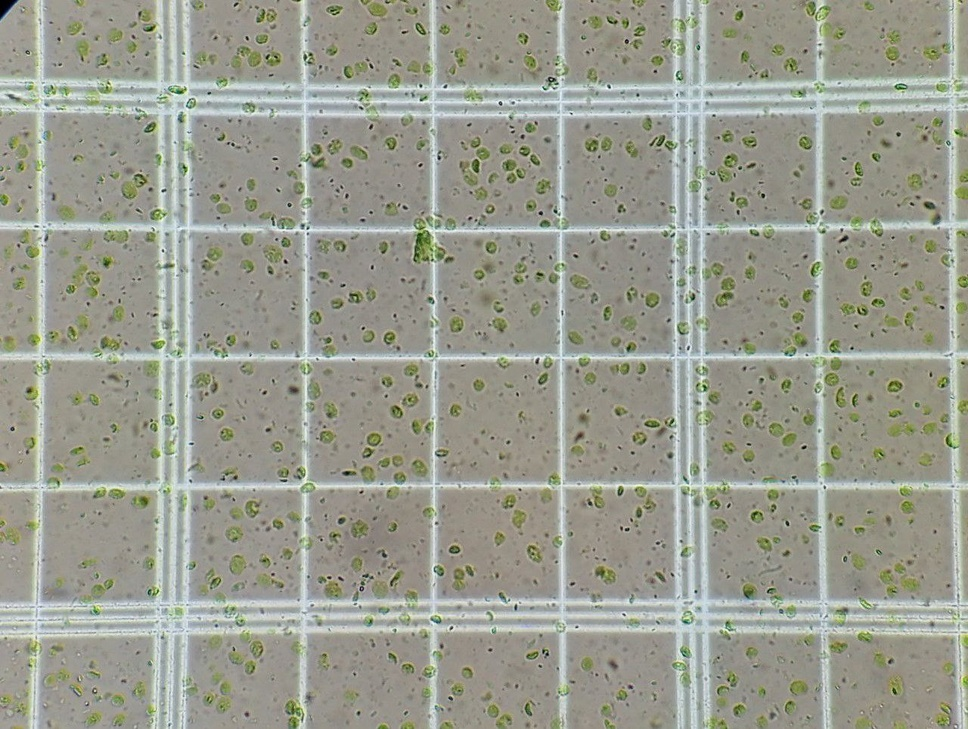
#> input picture test/1.jpg, 968 x 729 px, shrunk from 1280 x 963 before the run
$ python detect_cells.py test/1.jpg
#> lines starting #> are read from the running program, lines starting #| are printed output that depends on the picture; after the words box and inside, x2 and y2 are one past the last pixel; in counts of white or black regions, pixels touching at a corner belong together
import cv2
import numpy as np
import argparse
import os

def load_and_convert_image(image_path):
    image = cv2.imread(image_path)
    gray_image = cv2.cvtColor(image, cv2.COLOR_BGR2GRAY)
    return image, gray_image

def detect_edges(gray_image, threshold1=50, threshold2=150):
    edges = cv2.Canny(gray_image, threshold1, threshold2, apertureSize=3)
    return edges

def detect_lines(edges, threshold=100, min_line_length=100, max_line_gap=10):
    lines = cv2.HoughLinesP(edges, 1, np.pi / 180, threshold=threshold, minLineLength=min_line_length, maxLineGap=max_line_gap)
    return lines

def merge_nearest_lines(lines, image, threshold=50):
    horizontal_lines = []
    vertical_lines = []

    for line in lines:
        x1, y1, x2, y2 = line[0]
        if abs(y1 - y2) < 10:  # Horizontal line
            horizontal_lines.append(y1)
        elif abs(x1 - x2) < 10:  # Vertical line
            vertical_lines.append(x1)

    horizontal_lines = sorted(set(horizontal_lines))
    vertical_lines = sorted(set(vertical_lines))

    def merge_lines(line_positions, threshold):
        merged_lines = []
        current_line = line_positions[0]

        for line in line_positions[1:]:
            if line - current_line <= threshold:
                continue
            else:
                merged_lines.append(current_line)
                current_line = line

        merged_lines.append(current_line)
        return merged_lines

    merged_horizontal_lines = merge_lines(horizontal_lines, threshold)
    merged_vertical_lines = merge_lines(vertical_lines, threshold)

    image_with_merged_lines = np.copy(image)

    for y in merged_horizontal_lines:
        cv2.line(image_with_merged_lines, (0, y), (image.shape[1], y), (0, 255, 0), 2)

    for x in merged_vertical_lines:
        cv2.line(image_with_merged_lines, (x, 0), (x, image.shape[0]), (0, 255, 0), 2)

    return image_with_merged_lines, merged_horizontal_lines, merged_vertical_lines

def index_and_crop_squares(image, horizontal_lines, vertical_lines):
    index = 1
    horizontal_lines_excluding_top = horizontal_lines[1:]
    cropped_squares = []

    for i in range(len(horizontal_lines_excluding_top) - 1):
        for j in range(len(vertical_lines) - 1):
            top_left = (vertical_lines[j], horizontal_lines_excluding_top[i])
            bottom_right = (vertical_lines[j + 1], horizontal_lines_excluding_top[i + 1])
            # Crop the square
            cropped_square = image[top_left[1]:bottom_right[1], top_left[0]:bottom_right[0]]
            cropped_squares.append((index, cropped_square))
            index += 1
    return cropped_squares

def detect_green_cells(image, min_area_threshold=100):
    hsv_image = cv2.cvtColor(image, cv2.COLOR_BGR2HSV)
    lower_green = np.array([30, 30, 30])
    upper_green = np.array([90, 255, 255])
    mask_green = cv2.inRange(hsv_image, lower_green, upper_green)
    kernel = np.ones((3, 3), np.uint8)
    mask_green_morphed = cv2.morphologyEx(mask_green, cv2.MORPH_CLOSE, kernel)
    mask_green_morphed = cv2.morphologyEx(mask_green_morphed, cv2.MORPH_OPEN, kernel)
    contours, _ = cv2.findContours(mask_green_morphed, cv2.RETR_EXTERNAL, cv2.CHAIN_APPROX_SIMPLE)
    filtered_contours = [cnt for cnt in contours if cv2.contourArea(cnt) > min_area_threshold]
    output_image = image.copy()
    for cnt in filtered_contours:
        x, y, w, h = cv2.boundingRect(cnt)
        cv2.drawContours(output_image, [cnt], -1, (0, 255, 0), 2)
        cv2.rectangle(output_image, (x, y), (x + w, y + h), (255, 0, 0), 2)
        area = cv2.contourArea(cnt)
        cv2.putText(output_image, f'Area: {area}', (x, y - 10), cv2.FONT_HERSHEY_SIMPLEX, 0.5, (255, 0, 0), 1)
    return len(filtered_contours), output_image

def process_image_and_detect_cells(image_path, num_squares='all', min_area_threshold=100):
    image, gray_image = load_and_convert_image(image_path)
#> in load_and_convert_image, image is the input picture: shape (729, 968, 3); mean B, G, R 143.5, 156.2, 154.2
    edges = detect_edges(gray_image)
#> in detect_edges, `edges = cv2.Canny(gray_image, threshold1, threshold2, apertureSize=3)`:
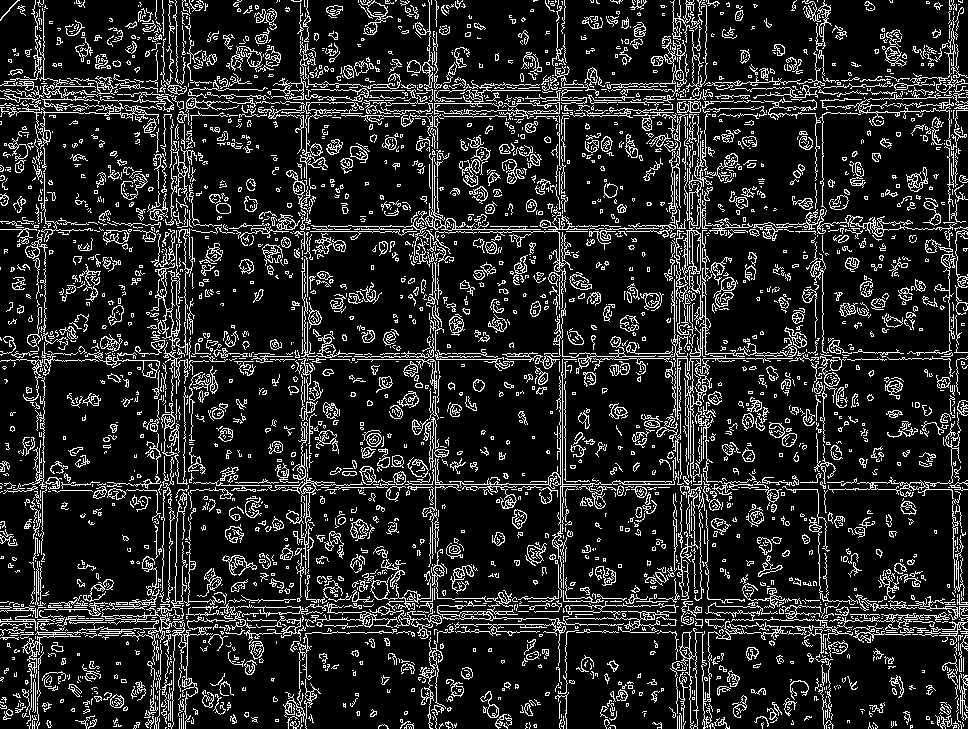
#> edges: shape (729, 968); 14.8% white in thin lines or dots
    lines = detect_lines(edges)
#> in detect_lines, `lines = cv2.HoughLinesP(edges, 1, np.pi / 180, threshold=threshold, mi..`: lines = 175 rows, first 6: [263, 229, 636, 229], [383, 353, 486, 353], [299, 484, 763, 484], [163, 356, 725, 356], [389, 605, 685, 605], [812, 617, 962, 615]
    _, merged_horizontal_lines, merged_vertical_lines = merge_nearest_lines(lines, image)
#> the loop in merge_nearest_lines, `for line in lines:` made 175 passes
#> after the loop in merge_nearest_lines, `for line in lines:`: horizontal_lines = 90 values, max 637 at index 35, min 78 at index 15, mean 368; vertical_lines = 82 values, max 958 at index 41, min 35 at index 59, mean 455.6
#> in merge_nearest_lines, `horizontal_lines = sorted(set(horizontal_lines))`: horizontal_lines = 72 values from 78 to 637
#> in merge_nearest_lines, `vertical_lines = sorted(set(vertical_lines))`: vertical_lines = 77 values from 35 to 958
#> in merge_lines, `current_line = line_positions[0]`: current_line = 78
#> the loop in merge_lines, `for line in line_positions[1:]:` made 71 passes
#> (line, current_line) on passes 23, 29, 39, 48: (224, 224), (352, 352), (481, 481), (598, 598)
#> line on passes 1 to 6: 80, 83, 84, 85, 86, 87
#> after the loop in merge_lines, `for line in line_positions[1:]:`: merged_lines = [78, 224, 352, 481]
#> in merge_nearest_lines, `merged_horizontal_lines = merge_lines(horizontal_lines, threshold)`: merged_horizontal_lines = [78, 224, 352, 481, 598]
#> the loop in merge_lines (call 2), `for line in line_positions[1:]:` made 76 passes
#> (line, current_line) on passes 7, 26, 33, 39, 47: (157, 157), (300, 300), (430, 430), (557, 557), (672, 672)
#> current_line on passes 67, 72: 814, 949
#> in merge_nearest_lines, `merged_vertical_lines = merge_lines(vertical_lines, threshold)`: merged_vertical_lines = [35, 157, 300, 430, 557, 672, 814, 949]
#> the loop in merge_nearest_lines, `for y in merged_horizontal_lines:` made 5 passes
#> y on passes 1 to 5: 78, 224, 352, 481, 598
#> after the loop in merge_nearest_lines, `for y in merged_horizontal_lines:`:
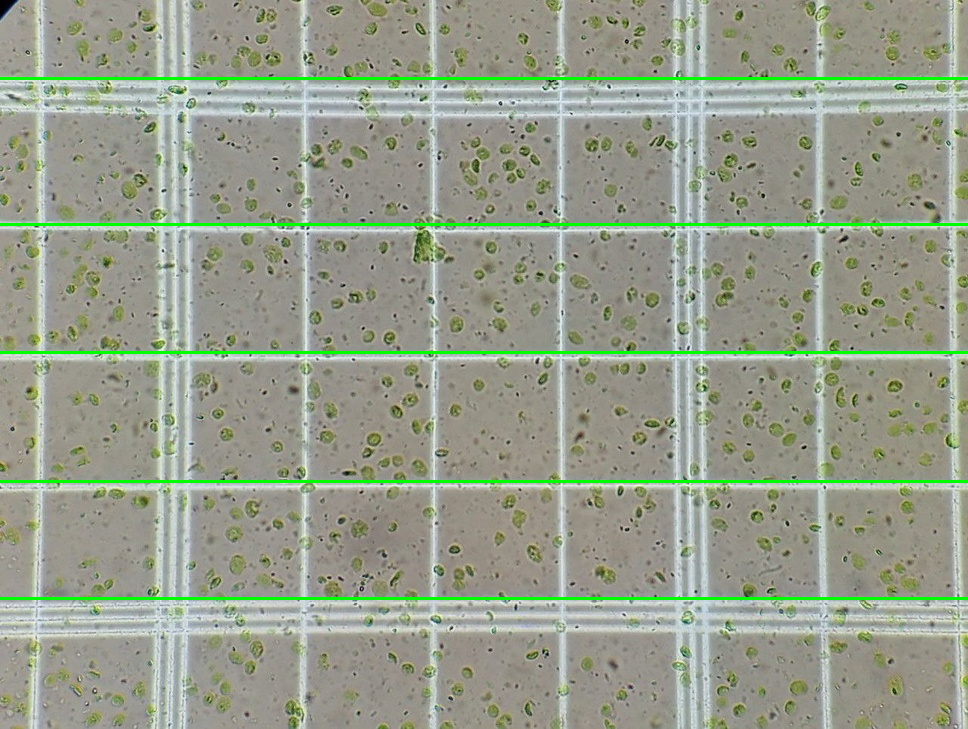
#> image_with_merged_lines: shape (729, 968, 3); 2.06% of pixels changed, all inside (x1, y1, x2, y2) = (0, 77, 968, 600)
#> the loop in merge_nearest_lines, `for x in merged_vertical_lines:` made 8 passes
#> x on passes 1 to 8: 35, 157, 300, 430, 557, 672, 814, 949
#> after the loop in merge_nearest_lines, `for x in merged_vertical_lines:`:
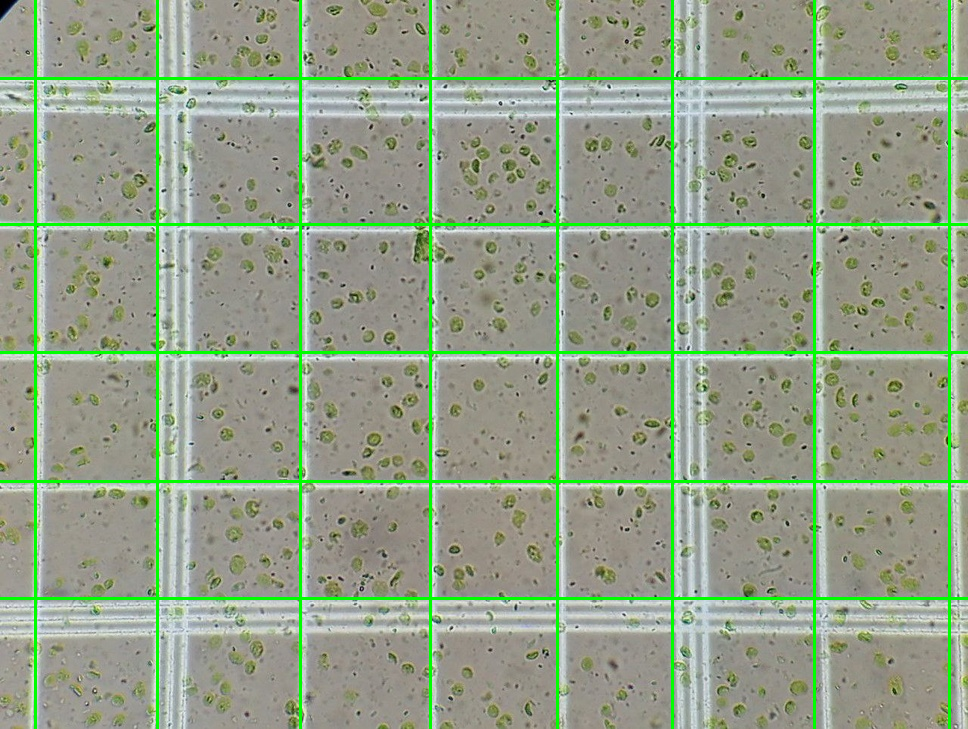
#> image_with_merged_lines: shape (729, 968, 3); 2.43% of pixels changed, all inside (x1, y1, x2, y2) = (34, 0, 951, 729)
#> merged_horizontal_lines = [78, 224, 352, 481, 598]; merged_vertical_lines = [35, 157, 300, 430, 557, 672, 814, 949]
    cropped_squares = index_and_crop_squares(image, merged_horizontal_lines, merged_vertical_lines)
#> in index_and_crop_squares, `horizontal_lines_excluding_top = horizontal_lines[1:]`: horizontal_lines_excluding_top = [224, 352, 481, 598]
#> the loop in index_and_crop_squares, `for i in range(len(horizontal_lines_excluding_top) - 1):` made 3 passes
#> after the loop in index_and_crop_squares, `for i in range(len(horizontal_lines_excluding_top) - 1):`: cropped_squares = 21 items; index = 22
#> cropped_squares = 21 items

    if num_squares == 'all':
        num_squares = len(cropped_squares)
#> num_squares = 21
    else:
        num_squares = int(num_squares)

    saved_squares = []
    cells_count = []
    save_dir = './data/preprocessing'
    os.makedirs(save_dir, exist_ok=True)

    for i in range(min(num_squares, len(cropped_squares))):
        square_index, square_image = cropped_squares[i]
        square_path = os.path.join(save_dir, f'square_{square_index}.jpg')
        cv2.imwrite(square_path, square_image)
        saved_squares.append(square_path)

        count, output_image = detect_green_cells(square_image, min_area_threshold)
        cells_count.append((square_index, count))
        output_path = os.path.join(save_dir, f'square_{square_index}_detected.jpg')
        cv2.imwrite(output_path, output_image)
#> this loop made 21 passes
#> count on passes 1 to 12: 9, 5, 7, 9, 6, 11, 13, 6, 5, 12, 2, 6
#> pass 1, in process_image_and_detect_cells, `square_index, square_image = cropped_squares[i]`:
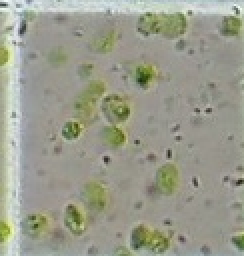
#> square_image: shape (128, 122, 3) (shown 2 times larger); mean of channels 0, 1, 2 140.7, 156.1, 154.1; drawn as B, G, R
#> pass 1, in detect_green_cells, `mask_green = cv2.inRange(hsv_image, lower_green, upper_green)`:
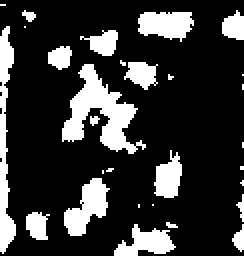
#> mask_green: shape (128, 122) (shown 2 times larger); 20.6% white; 29 white regions (15 under 20 px), largest, box (x1, y1, x2, y2) and area: (31, 32, 73, 77) 772, (0, 13, 8, 127) 476, (32, 89, 55, 118) 351
#> pass 1, in detect_green_cells, `mask_green_morphed = cv2.morphologyEx(mask_green, cv2.MORPH_CLOSE, ker..`:
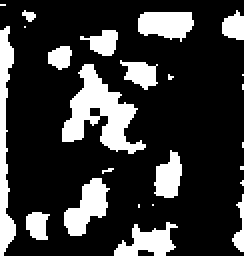
#> mask_green_morphed: shape (128, 122) (shown 2 times larger); 21.3% white; 24 white regions (11 under 20 px), largest, box (x1, y1, x2, y2) and area: (31, 32, 73, 77) 826, (0, 13, 8, 128) 493, (32, 89, 55, 118) 358
#> after the loop:
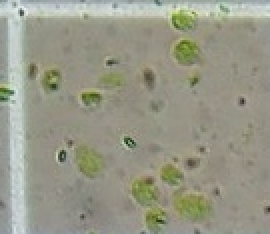
#> square_image: shape (117, 135, 3) (shown 2 times larger); mean of channels 0, 1, 2 135.6, 152.1, 151.5; drawn as B, G, R
#> after the loop, cells_count = [(1, 9), (2, 5), (3, 7), (4, 9), (5, 6), (6, 11), (7, 13), (8, 6), (9, 5), (10, 12), (11, 2), (12, 6), (13, 10), (14, 13), (15, 6), (16, 5), (17, 6), (18, 3), (19, 4), (20, 6), (21, 6)]; saved_squares = 21 items

    return saved_squares, cells_count

if __name__ == "__main__":
    parser = argparse.ArgumentParser(description="Process an image to detect and count green cells.")
    parser.add_argument("image_path", type=str, help="Path to the input image")
    parser.add_argument("--num_squares", type=str, default='all', help="Number of squares to process (default: all)")
    parser.add_argument("--min_area_threshold", type=int, default=100, help="Minimum area threshold for detecting cells")

    args = parser.parse_args()

    saved_square_paths, cells_count = process_image_and_detect_cells(
        args.image_path,
        num_squares=args.num_squares,
        min_area_threshold=args.min_area_threshold
    )
#> saved_square_paths = 21 items

    for path in saved_square_paths:
        print(f"Saved square image: {path}")
#> this loop made 21 passes
#> path on passes 1 to 12: './data/preprocessing/square_1.jpg', './data/preprocessing/square_2.jpg', './data/preprocessing/square_3.jpg', './data/preprocessing/square_4.jpg', './data/preprocessing/square_5.jpg', './data/preprocessing/square_6.jpg', './data/preprocessing/square_7.jpg', './data/preprocessing/square_8.jpg', './data/preprocessing/square_9.jpg', './data/preprocessing/square_10.jpg', './data/preprocessing/square_11.jpg', './data/preprocessing/square_12.jpg'
#| Saved square image: ./data/preprocessing/square_1.jpg
#| Saved square image: ./data/preprocessing/square_2.jpg
#| Saved square image: ./data/preprocessing/square_3.jpg
#| Saved square image: ./data/preprocessing/square_4.jpg
#| Saved square image: ./data/preprocessing/square_5.jpg
#| Saved square image: ./data/preprocessing/square_6.jpg
#| Saved square image: ./data/preprocessing/square_7.jpg
#| Saved square image: ./data/preprocessing/square_8.jpg
#> (further printed lines are left out)

    for square_index, count in cells_count:
        print(f"Square {square_index}: {count} cells detected")

    # Clean up
    for path in saved_square_paths:
        os.remove(path)
        detected_path = path.replace('.jpg', '_detected.jpg')
        if os.path.exists(detected_path):
            os.remove(detected_path)
